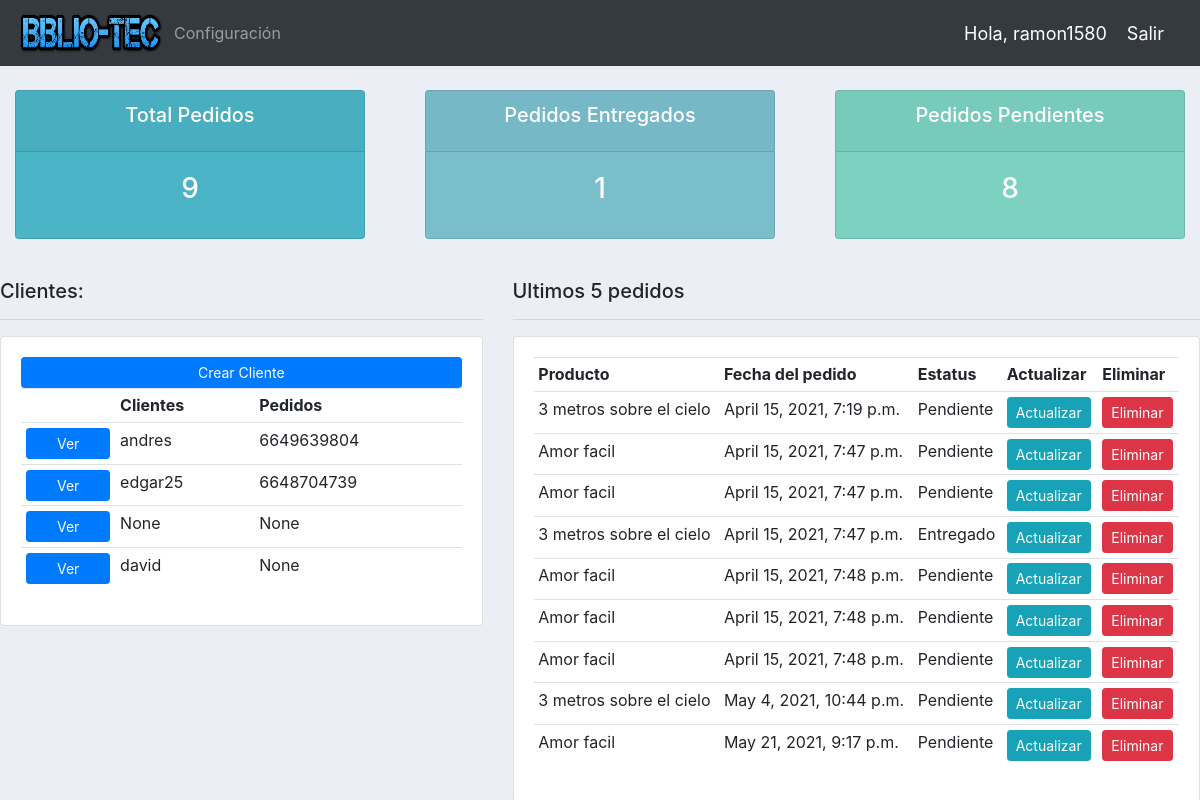
The app's page / (signed in) with its own data.
### biblioteca/models.py (models this page shows, shortened)
class Cliente(models.Model):
    user = models.OneToOneField(User, null = True, blank = True, on_delete = models.CASCADE)
    nombre = models.CharField(max_length = 200, null = True)
    telefono = models.CharField(max_length = 200, null = True)
    email = models.CharField(max_length = 200, null = True)
    imagen_perfil = models.ImageField(default = "profile1.png", null = True , blank = True)
    fecha_creada = models.DateTimeField(auto_now_add = True, null = True)

class  Pedido(models.Model):
    ESTATUS = (
        ('Pendiente','Pendiente'),
        ('En camino', 'En camino'),
        ('Entregado', 'Entregado'),
    )
    cliente = models.ForeignKey(Cliente, null = True, on_delete = models.SET_NULL)
    producto = models.ForeignKey(Producto, null = True, on_delete = models.SET_NULL)
    fecha_creada = models.DateTimeField(auto_now_add = True, null = True)
    estatus = models.CharField(max_length = 200, null = True, choices = ESTATUS)
    note = models.CharField(max_length = 1000, null = True)

class Producto(models.Model):
    CATEGORIA = (
        ('Libros','Libros'),
        ('Novelas', 'Novelas'),
        ('Historietas', 'Historietas'),
        ('Periodicos', 'Periodicos'),
        )
    nombre = models.CharField(max_length = 200, null = True)
    precio = models.FloatField(null = True)
    categoria = models.CharField(max_length = 200, null = True, choices = CATEGORIA)
    descripccion = models.CharField(max_length = 200, null = True, blank = True)
    fecha_creada = models.DateTimeField(auto_now_add = True, null = True)
    tags = models.ManyToManyField(Tag)
    def __str__(self):
        return self.nombre

### biblioteca/decorators.py (the view)
	def wrapper_function(request, *args, **kwargs):
		group = None
		if request.user.groups.exists():
			group = request.user.groups.all()[0].name
		if group == 'cliente':
			return redirect('pagina-usuario')
		if group == 'Admin':
			return view_func(request, *args, **kwargs)

### biblioteca/views.py (called while the page is built)
@login_required(login_url = 'login') #Restringe la entrada sin logear
@admin_only
def home(request):
    pedidos = Pedido.objects.all()
    cliente = Cliente.objects.all()
    total_clientes = cliente.count()
    total_pedidos = pedidos.count()
    entregado = pedidos.filter( estatus ='Entregado').count()
    pendiente = pedidos.filter(estatus = 'Pendiente').count()
    contexto = {'pedido':pedidos, 'cliente':cliente , 'total_pedidos': total_pedidos,
                'entregado': entregado, 'pendiente':pendiente}
    return render(request, 'plantillas/inicio.html', contexto)

### biblioteca/templates/plantillas/inicio.html (shortened to what this page needs)
{% extends 'plantillas/main.html' %} ## extendemos de la plantilla main.html
{% block contenido%}
{% include 'plantillas/estatus.html' %}
<br>
<div class="row">
	<div class="col-md-5">
		<h5>Clientes:</h5>
		<hr>
		<div class="card card-body">
			<a class="btn btn-primary  btn-sm btn-block" href="">Crear Cliente</a>
			<table class="table table-sm">
				<tr>
					<th></th>
					<th>Clientes</th>
					<th>Pedidos</th>
				</tr>
				{% for c in cliente %}
				<tr>
					<td><a class="btn btn-primary  btn-sm btn-block" href="{% url 'clientes' c.id %}">Ver</a></td>
					<td>{{c.nombre}}</td>
					<td>{{c.telefono}}</td>
				</tr>
				{% endfor %}
			</table>
		</div>
	</div>
	<div class="col-md-7">
		<h5>Ultimos 5 pedidos</h5>
		<hr>
		<div class="card card-body">
			<table class="table table-sm">
				<tr>
					<th>Producto</th>
					<th>Fecha del pedido</th>
					<th>Estatus</th>
					<th>Actualizar</th>
					<th>Eliminar</th>
				</tr>
				{% for ped in pedido %}
				<tr>
					<td>{{ped.producto}}</td>
					<td>{{ped.fecha_creada}}</td>
					<td>{{ped.estatus}}</td>
					<td><a class= "btn btn-sm btn-info" href="{% url 'actualizarPedido' ped.id %}">Actualizar</a></td>
	        <td><a class= "btn btn-sm btn-danger" href="{% url 'eliminarPedido' ped.id %}">Eliminar</a></td>
				</tr>
				{% endfor %}
			</table>
		</div>
	</div>
</div>
{% endblock %}

### biblioteca/templates/plantillas/main.html (shortened to what this page needs)
{% load static %}
<!DOCTYPE html>
<html>
  <head>
    <link rel="stylesheet"
    href="https://stackpath.bootstrapcdn.com/bootstrap/4.3.1/css/bootstrap.min.css"
>
    <link rel="stylesheet" href="{% static 'css/main.css'%}">
  </head>
  <body>
    {% include 'plantillas/navegacion.html' %}
    {% block contenido%}
    {% endblock %}
  </body>
</html>

### biblioteca/templates/plantillas/navegacion.html (shortened to what this page needs)
{% load static %}
<nav class="navbar navbar-expand-lg navbar-dark bg-dark">
  <img src="{% static 'imagenes/biblio-TEC.png'%}" width="150" height="50">
  <div class="collapse navbar-collapse" id="navbarNav">
    <ul class="navbar-nav">
      {% if request.user.user.is_staff %}
      <li class="nav-item active">
        <a class="nav-link" href="{% url 'productos'%}">Productos</a>
      </li>
      <li class="nav-item">
        <a class="nav-link" href="#">Clientes</a>
      </li>
      {% else %}
      <li class="nav-item">
        <a class="nav-link" href="{% url 'cuenta'%}">Configuración</a>
      </li>
      {% endif %}
    </ul>
  </div>
  <span class = "hola-msg">Hola, {{request.user}}  </span>
  <span><a class = "hola-msg" href="{% url 'logout' %}">Salir</a></span>
</nav>

### biblioteca/templates/plantillas/estatus.html
<br>
<div class="row">
	<div class="col">
		<div class="col-md">
			<div class="card text-center text-white  mb-3" id="total-orders">
			  	<div class="card-header">
			  		<h5 class="card-title">Total Pedidos</h5>
			  	</div>
			  	<div class="card-body">
			    	<h3 class="card-title">{{total_pedidos}}</h3>
			  	</div>
			</div>
		</div>
	</div>
	<div class="col">
		<div class="col-md">
			<div class="card text-center text-white  mb-3" id="orders-delivered">
			  	<div class="card-header">
			  		<h5 class="card-title">Pedidos Entregados</h5>
			  	</div>
			  	<div class="card-body">
			    	<h3 class="card-title">{{entregado}}</h3>
			  	</div>
			</div>
		</div>
	</div>
	<div class="col">
		<div class="col-md">
			<div class="card text-center text-white  mb-3" id="orders-pending">
			  	<div class="card-header">
			  		<h5 class="card-title">Pedidos Pendientes</h5>
			  	</div>
			  	<div class="card-body">
			    	<h3 class="card-title">{{pendiente}}</h3>
			  	</div>
			</div>
		</div>
	</div>
</div>

### static/css/main.css (style rules this page uses)
body { background-color: #ebeff5; }
#total-orders { background-color: #4cb4c7; }
#orders-delivered { background-color: #7abecc; }
#orders-pending { background-color: #7CD1C0; }

### biblioteca/templates/plantillas/navegacion.html (style rules this page uses)
.hola-msg { font-size : 18px; color: #fff; margin-right: 20px; }

### records on screen
Cliente: nombre "andres", telefono "6649639804"
Cliente: nombre "edgar25", telefono "6648704739"
Cliente: nombre "None", telefono "None"
Cliente: nombre "david", telefono "None"
Pedido: producto "3 metros sobre el cielo", fecha_creada "April 15, 2021, 7:19 p.m.", estatus "Pendiente"
Pedido: producto "Amor facil", fecha_creada "April 15, 2021, 7:47 p.m.", estatus "Pendiente"
Pedido: producto "Amor facil", fecha_creada "April 15, 2021, 7:47 p.m.", estatus "Pendiente"
Pedido: producto "3 metros sobre el cielo", fecha_creada "April 15, 2021, 7:47 p.m.", estatus "Entregado"
Pedido: producto "Amor facil", fecha_creada "April 15, 2021, 7:48 p.m.", estatus "Pendiente"
Pedido: producto "Amor facil", fecha_creada "April 15, 2021, 7:48 p.m.", estatus "Pendiente"
Pedido: producto "Amor facil", fecha_creada "April 15, 2021, 7:48 p.m.", estatus "Pendiente"
Pedido: producto "3 metros sobre el cielo", fecha_creada "May 4, 2021, 10:44 p.m.", estatus "Pendiente"
Pedido: producto "Amor facil", fecha_creada "May 21, 2021, 9:17 p.m.", estatus "Pendiente"

### other values on screen
{{ request.user }} "ramon1580"
{{ total_pedidos }} "9"
{{ entregado }} "1"
{{ pendiente }} "8"
